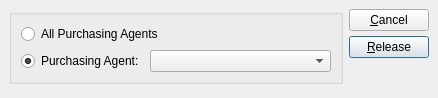
<?xml version="1.0" encoding="UTF-8"?>
<ui version="4.0">
 <comment>This file is part of the xTuple ERP: PostBooks Edition, a free and
open source Enterprise Resource Planning software suite,
Copyright (c) 1999-2018 by OpenMFG LLC, d/b/a xTuple.
It is licensed to you under the Common Public Attribution License
version 1.0, the full text of which (including xTuple-specific Exhibits)
is available at www.xtuple.com/CPAL.  By using this software, you agree
to be bound by its terms.</comment>
 <class>postPurchaseOrdersByAgent</class>
 <widget class="QDialog" name="postPurchaseOrdersByAgent">
  <property name="geometry">
   <rect>
    <x>0</x>
    <y>0</y>
    <width>438</width>
    <height>98</height>
   </rect>
  </property>
  <property name="windowTitle">
   <string>Release Purchase Orders by Purchasing Agent</string>
  </property>
  <layout class="QHBoxLayout">
   <property name="spacing">
    <number>6</number>
   </property>
   <property name="margin">
    <number>9</number>
   </property>
   <item>
    <layout class="QVBoxLayout">
     <property name="spacing">
      <number>0</number>
     </property>
     <property name="margin">
      <number>0</number>
     </property>
     <item>
      <widget class="QGroupBox" name="groupBox">
       <property name="title">
        <string/>
       </property>
       <layout class="QVBoxLayout">
        <property name="spacing">
         <number>6</number>
        </property>
        <property name="margin">
         <number>9</number>
        </property>
        <item>
         <widget class="QRadioButton" name="_allAgents">
          <property name="text">
           <string>All Purchasing Agents</string>
          </property>
         </widget>
        </item>
        <item>
         <layout class="QHBoxLayout">
          <property name="spacing">
           <number>6</number>
          </property>
          <property name="margin">
           <number>0</number>
          </property>
          <item>
           <widget class="QRadioButton" name="_selectedAgent">
            <property name="text">
             <string>Purchasing Agent:</string>
            </property>
            <property name="checked">
             <bool>true</bool>
            </property>
           </widget>
          </item>
          <item>
           <widget class="XComboBox" name="_agent">
            <property name="sizePolicy">
             <sizepolicy hsizetype="Expanding" vsizetype="Fixed">
              <horstretch>0</horstretch>
              <verstretch>0</verstretch>
             </sizepolicy>
            </property>
            <property name="type">
             <enum>XComboBox::Agent</enum>
            </property>
           </widget>
          </item>
         </layout>
        </item>
       </layout>
      </widget>
     </item>
     <item>
      <spacer>
       <property name="orientation">
        <enum>Qt::Vertical</enum>
       </property>
       <property name="sizeType">
        <enum>QSizePolicy::MinimumExpanding</enum>
       </property>
       <property name="sizeHint" stdset="0">
        <size>
         <width>328</width>
         <height>0</height>
        </size>
       </property>
      </spacer>
     </item>
    </layout>
   </item>
   <item>
    <layout class="QVBoxLayout">
     <property name="spacing">
      <number>0</number>
     </property>
     <property name="margin">
      <number>0</number>
     </property>
     <item>
      <layout class="QVBoxLayout">
       <property name="spacing">
        <number>5</number>
       </property>
       <property name="margin">
        <number>0</number>
       </property>
       <item>
        <widget class="QPushButton" name="_close">
         <property name="text">
          <string>&amp;Cancel</string>
         </property>
        </widget>
       </item>
       <item>
        <widget class="QPushButton" name="_release">
         <property name="enabled">
          <bool>true</bool>
         </property>
         <property name="text">
          <string>&amp;Release</string>
         </property>
         <property name="autoDefault">
          <bool>true</bool>
         </property>
         <property name="default">
          <bool>true</bool>
         </property>
        </widget>
       </item>
      </layout>
     </item>
     <item>
      <spacer>
       <property name="orientation">
        <enum>Qt::Vertical</enum>
       </property>
       <property name="sizeType">
        <enum>QSizePolicy::Expanding</enum>
       </property>
       <property name="sizeHint" stdset="0">
        <size>
         <width>20</width>
         <height>0</height>
        </size>
       </property>
      </spacer>
     </item>
    </layout>
   </item>
  </layout>
 </widget>
 <layoutdefault spacing="6" margin="11"/>
 <customwidgets>
  <customwidget>
   <class>XComboBox</class>
   <extends>QComboBox</extends>
   <header>xcombobox.h</header>
  </customwidget>
 </customwidgets>
 <tabstops>
  <tabstop>_allAgents</tabstop>
  <tabstop>_selectedAgent</tabstop>
  <tabstop>_agent</tabstop>
  <tabstop>_release</tabstop>
  <tabstop>_close</tabstop>
 </tabstops>
 <resources/>
 <connections>
  <connection>
   <sender>_close</sender>
   <signal>clicked()</signal>
   <receiver>postPurchaseOrdersByAgent</receiver>
   <slot>reject()</slot>
   <hints>
    <hint type="sourcelabel">
     <x>20</x>
     <y>20</y>
    </hint>
    <hint type="destinationlabel">
     <x>20</x>
     <y>20</y>
    </hint>
   </hints>
  </connection>
 </connections>
</ui>
